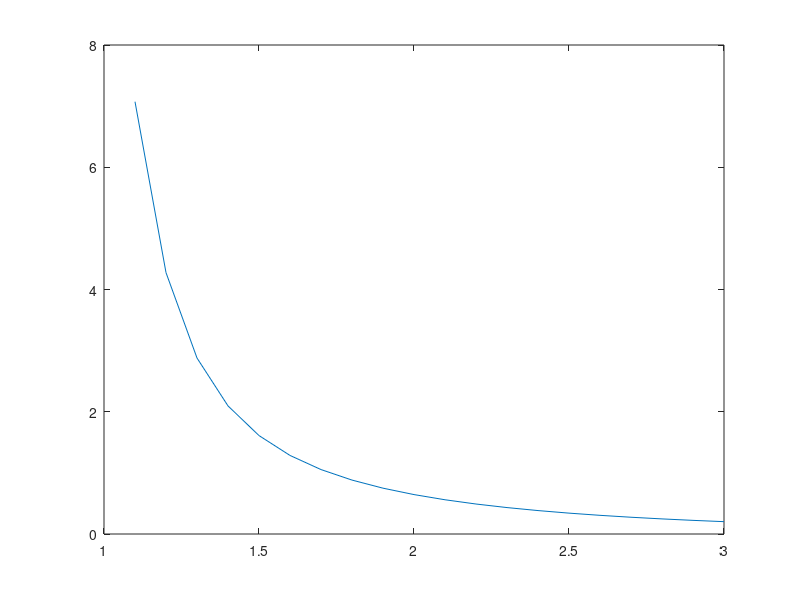

Reproduce this figure in MATLAB.
clear;
close all;

n = 1000000;
d = 1.1:.1:3;
s = zeros(size(d));
for i = 1:numel(d)
    s(i) = sum((2:n).^(-d(i)));
end

plot(d,s);